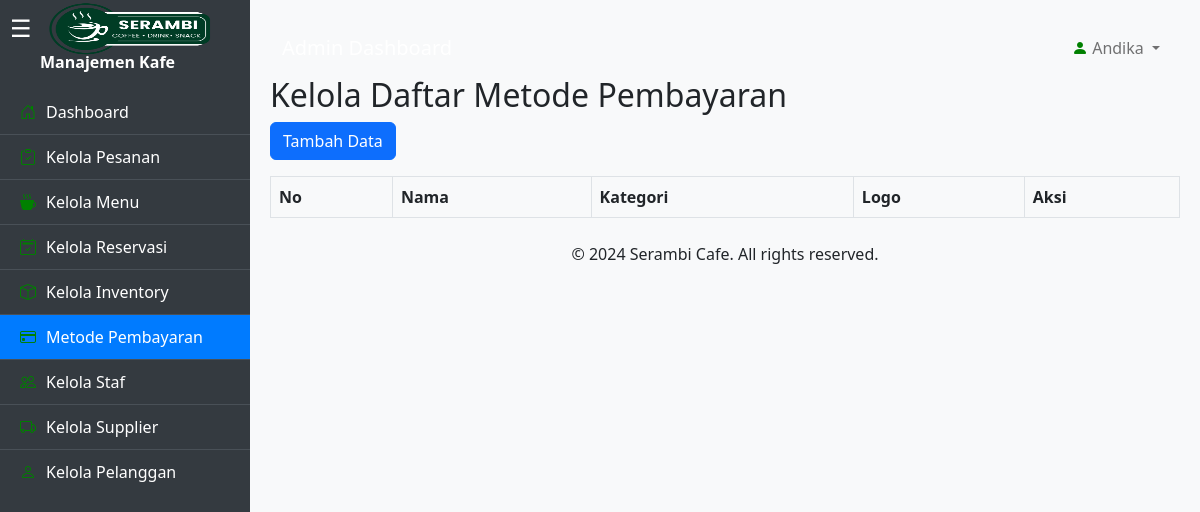
Before: /manajemenkafe/kelolametodepembayaran.php (signed in) with the older database file.
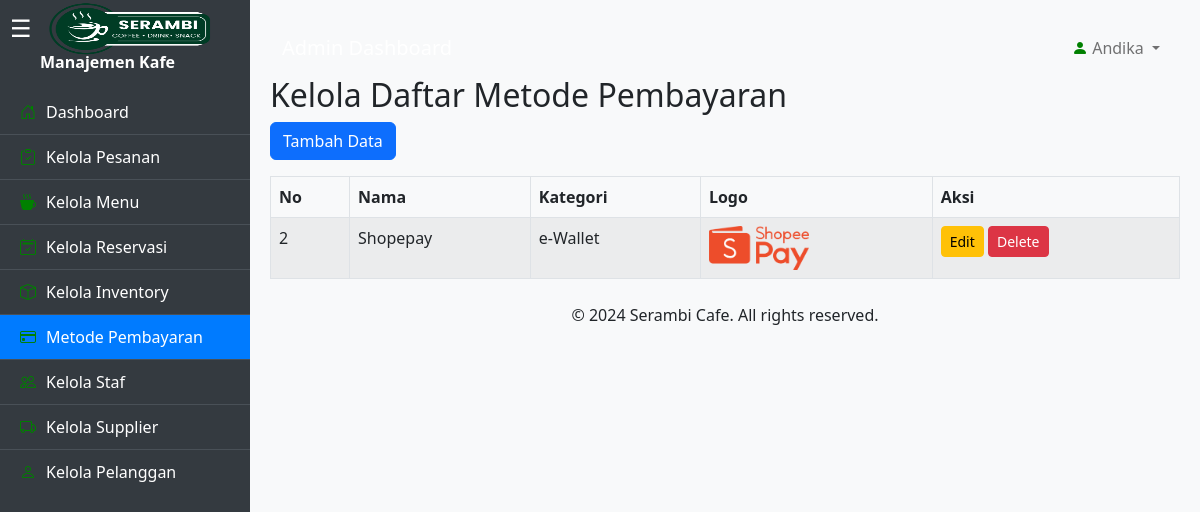
After: the same page with the newer database file.
### tables this page shows
CREATE TABLE `metodepembayaran` (
  `id_metode` int(11) NOT NULL,
  `nama_metode` varchar(100) DEFAULT NULL,
  `kategori_metode` varchar(100) DEFAULT NULL,
  `logo_metode` blob DEFAULT NULL
);

### manajemenkafe/kelolametodepembayaran.php (the view, shortened to what this page needs)
<?php
include 'koneksi.php';
$query = "SELECT id_metode,nama_metode,kategori_metode,logo_metode  FROM metodepembayaran";
$result = mysqli_query($conn, $query);
?>
<!DOCTYPE html>
<html lang="en">
<head>
    <link href="https://cdn.jsdelivr.net/npm/bootstrap@5.2.3/dist/css/bootstrap.min.css" rel="stylesheet">
    <link rel="stylesheet" href="https://cdn.jsdelivr.net/npm/bootstrap-icons@1.11.3/font/bootstrap-icons.min.css">
</head>
<body>
    <div class="sidebar" id="sidebar" style="animation: slideIn 0.5s forwards;">
        <span class="hamburger" id="sidebarToggle">&#9776;</span>
        <img src="img/khazanah.png" style="width:200px;height:140px; position:absolute; margin-top:-95px; margin-left:30px;">
        <p style="color:white ;position:relative;font-weight:bold; margin-left:40px; ">Manajemen Kafe</p>
        <ul>
            <li>
                <a href="dashboard.php">
                    <i class="bi bi-house-door icon" style="color: green;"></i>Dashboard
                </a>
            </li>
            <li>
                <a href="kelolapesanan.php">
                    <i class="bi bi-clipboard-check icon" style="color: green;"></i>Kelola Pesanan
                </a>
            </li>
            <li >
                <a href="kelolamenu.php">
                    <i class="bi bi-cup-hot-fill icon" style="color: green;"></i>Kelola Menu
                </a>
            </li>
            <li>
                <a href="kelolareservasi.php">
                    <i class="bi bi-calendar2-check icon" style="color: green;"></i>Kelola Reservasi
                </a>
            </li>
            <li>
                <a href="kelolainventory.php">
                    <i class="bi bi-box icon" style="color: green;"></i>Kelola Inventory
                </a>
            </li>
            <li class="active">
                <a href="kelolametodepembayaran.php" >
                    <i class="bi bi-credit-card icon" style="color: green;"></i>Metode Pembayaran
                </a>
            </li>
            <li>
                <a href="kelolastaf.php">
                    <i class="bi bi-people icon" style="color: green;"></i>Kelola Staf
                </a>
            </li>
            <li>
                <a href="kelolasuplier.php">
                    <i class="bi bi-truck icon" style="color: green;"></i>Kelola Supplier
                </a>
            </li>
            <li>
                <a href="kelolapelanggan.php">
                    <i class="bi bi-person icon" style="color: green;"></i>Kelola Pelanggan
                </a>
            </li>
        </ul>
    </div>
    <div class="content" id="content">
        <nav class="navbar navbar-expand-lg navbar-light bg-light">
            <div class="container-fluid">
                <a class="navbar-brand" href="#">Admin Dashboard</a>
                <div class="collapse navbar-collapse" id="navbarSupportedContent">
                    <ul class="navbar-nav ms-auto mb-2 mb-lg-0">
                        <li class="nav-item dropdown">
                            <a class="nav-link dropdown-toggle" href="#" id="navbarDropdown" role="button" data-bs-toggle="dropdown" aria-expanded="false">
                                <i class="bi bi-person-fill icon" style="color: green;"></i>
                                <?php echo $_SESSION['first_name']; ?>
                            </a>
                        </li>
                    </ul>
                </div>
            </div>
        </nav>
        <main>
            <h2>Kelola Daftar Metode Pembayaran</h2>
            <div class="mb-3">
                <a href="tambahmetodepembayaran.php" class="btn btn-primary">Tambah Data</a>
            </div>
            <table class="table table-bordered table-striped">
                <thead>
                    <tr>
                        <th>No</th>
                        <th>Nama </th>
                        <th>Kategori</th>
                        <th>Logo</th>
                        <th>Aksi</th>
                    </tr>
                </thead>
                <tbody>
                    <?php while ($row = mysqli_fetch_assoc($result)): ?>
                        <tr>
                            <td><?php echo htmlspecialchars($row['id_metode']); ?></td>
                            <td><?php echo htmlspecialchars($row['nama_metode']); ?></td>
                            <td><?php echo htmlspecialchars($row['kategori_metode']); ?></td>
                            <td><img src="img/<?php echo htmlspecialchars($row['logo_metode']); ?>" alt="Foto Produk"></td>
                            <td>
                                <a href="editpembayaran.php?id=<?php echo $row['id_metode']; ?>" class="btn btn-warning btn-sm">Edit</a>
                                <a href="#" class="btn btn-danger btn-sm" data-bs-toggle="modal" onclick="showConfirmation(<?php echo $row['id_metode']; ?>)">Delete</a>
                            </td>
                        </tr>
                    <?php endwhile; ?>
                </tbody>
            </table>
        </main>
        <footer class="text-center mt-4">
            <p>&copy; 2024 Serambi Cafe. All rights reserved.</p>
        </footer>
    </div>
</body>
</html>

### manajemenkafe/kelolametodepembayaran.php (style rules this page uses)
body { background-color: #f8f9fa; color: #212529; }
.sidebar { position: fixed; top: 0; left: 0; height: 100%; width: 250px; background-color: #343a40; color: white; padding-top: 50px; transition: all 0.3s ease; z-index: 1; overflow-x: hidden; }
.sidebar ul { list-style-type: none; padding-left: 0; }
.sidebar li { padding: 10px 20px; cursor: pointer; transition: background-color 0.3s; border-bottom: 1px solid #495057; }
.sidebar li:last-child { border-bottom: none; }
.sidebar li.active { background-color: #007bff; }
.sidebar li a { color: white; text-decoration: none; display: flex; align-items: center; }
.sidebar .icon { margin-right: 10px; }
.content { margin-left: 250px; padding: 20px; transition: margin-left 0.3s ease; }
.navbar-brand { color: white; }
.hamburger { font-size: 24px; cursor: pointer; color: white; margin-left: auto; position: absolute; left: 10px; top: 10px; z-index: 2; }
.table img { max-width: 100px; max-height: 100px; }

Changed rows visible on the page:
added metodepembayaran: id_metode "2", nama_metode "Shopepay", kategori_metode "e-Wallet", logo_metode (picture)
